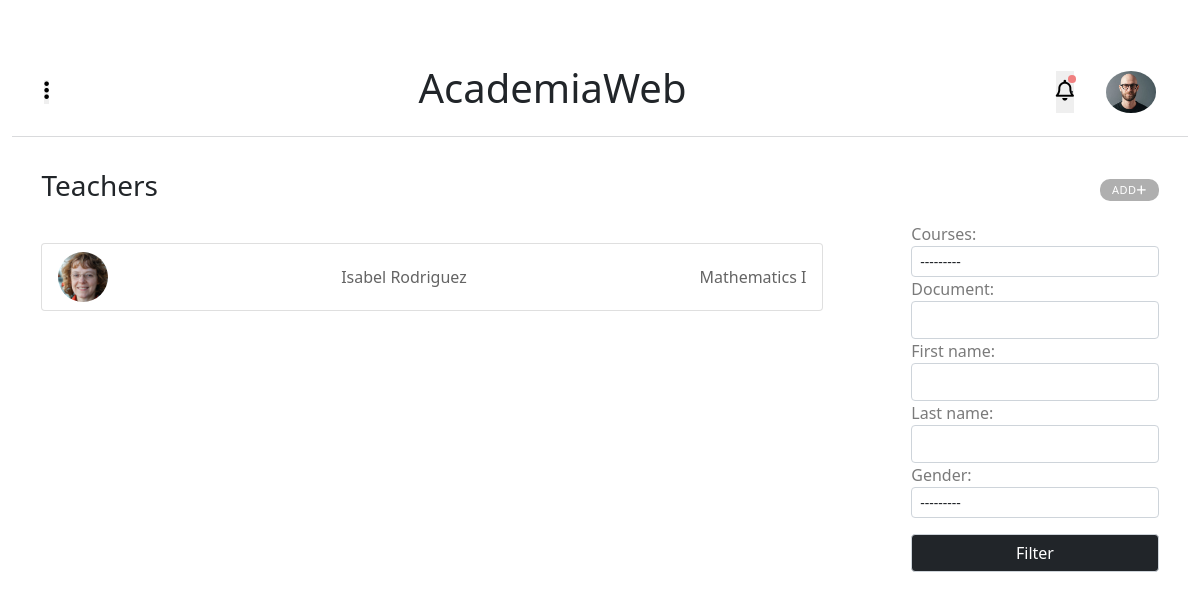
The page /academiaweb/teachers/ (signed in) on the database as committed earlier.
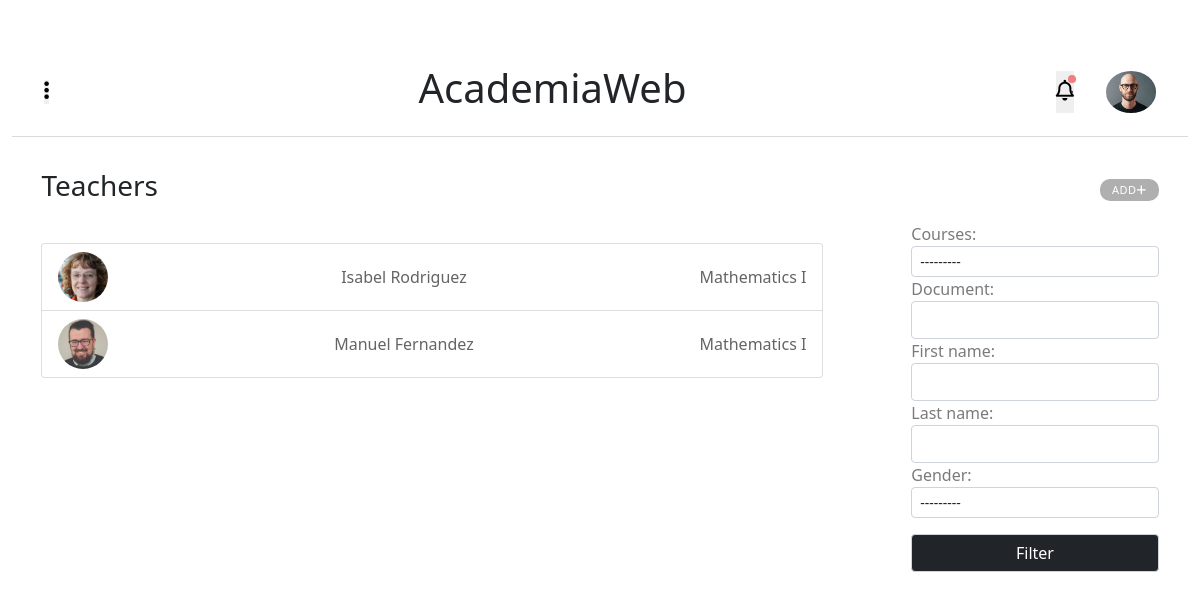
The same page on the database as committed later.
### main_app/models.py (models this page shows, shortened)
class Teachers(models.Model):
    id              = models.AutoField(primary_key=True)
    user            = models.ForeignKey(UserAccount,on_delete=models.CASCADE)
    courses         = models.ForeignKey(Courses,on_delete=models.CASCADE)
    document        = models.CharField(max_length=8,unique=True)
    first_name      = models.CharField(max_length=200)
    last_name       = models.CharField(max_length=200)
    date_of_birth   = models.DateField(default=datetime.date.today)
    gender_choice   = (('male','male'),('feminine','feminine'),('undefined','undefined'))
    gender          = models.CharField(max_length=10, default='male', choices=gender_choice)
    nationality     = CountryField()
    description     = models.TextField(max_length=500,blank=True)
    profile_picture = models.ImageField(blank=True,null=True, upload_to='teachers/profile_pictures')
    class Meta():
        verbose_name        = 'Teacher'
        verbose_name_plural = 'Teachers'
    @property
    def full_name(self):
        return '{} {}'.format(self.first_name,self.last_name)
    @property
    def email(self):
        return str(self.user)

class Courses(models.Model):
    id             = models.AutoField(primary_key=True)
    name           = models.CharField(max_length=200)
    description    = models.TextField()
    year           = models.ForeignKey(SchoolYears,on_delete=models.CASCADE)
    course_picture = models.ImageField(blank=True,null=True, upload_to='course_pictures')
    class Meta():
        verbose_name        = 'Course'
        verbose_name_plural = 'Courses'
    def __str__(self):
        return self.name

### main_app/views.py (the view)
# urls.py: path('teachers/',views.TeachersView,name='teachers'),
def TeachersView(request):
    data = user_profile(request)
    user = data['user']
    teachers = Teachers.objects.all()
    filters  = TeachersFilters(request.GET,queryset=teachers)
    teachers = filters.qs
    title    = 'Teachers'
    create_url   =  'teacher_create'
    context  = {'teachers':teachers,'filters':filters,'title':title,'user':user,'create_url':create_url}
    return render(request,'request_list.html',context)

### main_app/models.py (called while the page is built)
    def __str__(self):
        return self.email

    @property
    def full_name(self):
        return '{} {}'.format(self.first_name,self.last_name)

### main_app/utils.py (called while the page is built, shortened)
def user_profile(request):
    if request.user.is_admin or request.user.is_superuser:
        user          = Admins.objects.get(user=request.user)
        admins        = Admins.objects.all()
        teachers      = Teachers.objects.all()
        students      = Students.objects.all()
        courses       = Courses.objects.all()
        events        = Events.objects.all()
    return {'user':user,'courses':courses,'admins':admins,'teachers':teachers,'students':students,'events':events}

### main_app/templates/request_list.html (shortened to what this page needs)
{% extends 'base_home.html' %}
{% load static %}
{% block content %}
<link rel="stylesheet" href="{% static 'css/request_list.css' %}">
<div class="content">
    <div class="content-title">
        <h3>{{title}}</h3>
        {% if create_url %}
        <a href="{{create_url}}"><p>Add<i class="fas fa-plus"></i></p></a>
        {% endif %}
    </div>
    <div class="list-users">
        <ul class="list-group">
            {% if students %}{% for student in students %}
            <li class="list-group-item">
                <a href="{% url 'student' student.email %}">
                    <img  class="profile_picture" src="{{student.profile_picture.url}}">
                    <p id="info1">{{student.full_name}}</p>
                    <p id="info2">{{student.yearl}}</p>
                </a>
            </li>{% endfor %}
            {% elif teachers %}{% for teacher in teachers %}
            <li class="list-group-item">
                <a href="{% url 'teacher' teacher.email %}">
                    <img  class="profile_picture" src="{{teacher.profile_picture.url}}">
                    <p id="info1">{{teacher.full_name}}</p>
                    <p id="info2">{{teacher.courses}}</p>
                </a>
            </li>{% endfor %}
            {% else %}
                <li class="list-group-item">
                    No Results Found...
                </li>
            {% endif %}
        </ul>
        {% if filters %}
        <div class="filters">
            <form method="GET">
                {{filters.form}}
                <input type="submit" value="Filter">
            </form>
        </div>
        {% endif %}
    </div>
</div>
{% endblock %}

Rows that differ between the two databases and show on the page:
added Teachers: profile_picture (picture), full_name "Manuel Fernandez", courses "Mathematics I"
